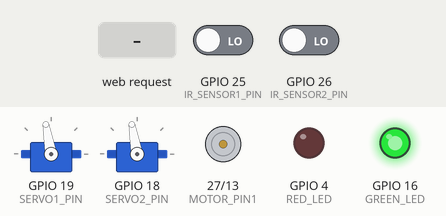
Simulated run of this sketch. Board: ESP32. On the bench: 2 × servo, motor-driver pin pairs drawn as motors (green arrow = first pin HIGH = forward, orange = second pin HIGH = backward, longer = more drive, scaled by the enable pin), output pins drawn as LEDs (lit = HIGH). The test bench sets the inputs (shaded band); at power-on: GPIO 25 (IR_SENSOR1_PIN) LOW, GPIO 26 (IR_SENSOR2_PIN) LOW. WiFi joins after 1.5 s; servers stay silent unless stated; what the sketch prints to the serial monitor is not drawn.

Above: at 7.8 s.
7.9 s: GPIO 25 (IR_SENSOR1_PIN) driven HIGH
At 9.2 s:
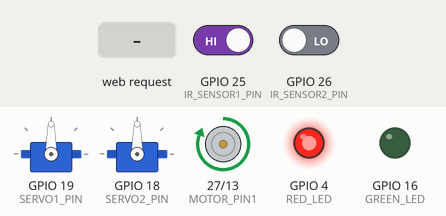
10.4 s: HTTP request GET /raise received
At 18.5 s:
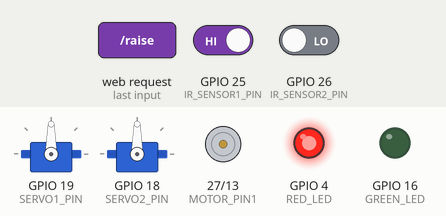
Timing chart, 0 to 19.4 s (numbered marks = the images above; inputs shaded):
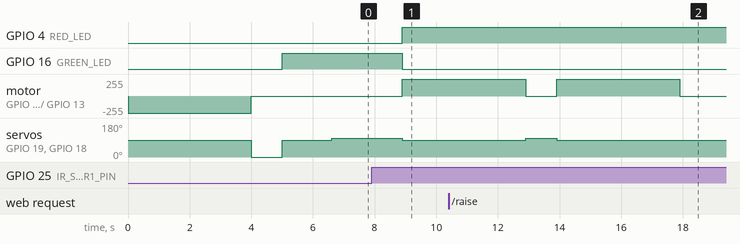

The sketch:

ENGG_Code.ino
```cpp
#include <WiFi.h>
#include <WebServer.h>
#include <ESP32Servo.h>

// ===== Wi-Fi Credentials =====
const char* ssid = "AlanV";
const char* password = "jesalaalv76";

// ===== Pin Definitions =====
#define SERVO1_PIN 19
#define SERVO2_PIN 18
#define MOTOR_PIN1 27
#define MOTOR_PIN2 13
#define MOTOR_ENABLE 14
#define IR_SENSOR1_PIN 25
#define IR_SENSOR2_PIN 26
#define RED_LED 4 // do not change
#define GREEN_LED 16

// ===== Objects =====
Servo servo1;
Servo servo2;
WebServer server(80);

// ===== Bridge States =====
enum BridgeState { LOWERED, OPEN };
BridgeState currentState = LOWERED;

// ===== Variables =====
bool boatDetected = false;
unsigned long lastActionTime = 0;

// ===== Constants =====
const unsigned long MOVE_TIME = 4000;
const unsigned long BOAT_WAIT_TIME = 3000;

// ===== Function Prototypes =====
void raiseBridge();
void lowerBridge();
void stopMotor();
void stopServos();
void setTrafficLight(int activeLED);
void handleRoot();
void handleRaise();
void handleLower();
void handleStatus();
void updateWebPage();

// ===== Setup =====
void setup() {
  Serial.begin(115200);

  pinMode(IR_SENSOR1_PIN, INPUT);
  pinMode(IR_SENSOR2_PIN, INPUT);
  pinMode(RED_LED, OUTPUT);
  pinMode(GREEN_LED, OUTPUT);
  pinMode(MOTOR_PIN1, OUTPUT);
  pinMode(MOTOR_PIN2, OUTPUT);
  pinMode(MOTOR_ENABLE, OUTPUT);

  servo1.attach(SERVO1_PIN);
  servo2.attach(SERVO2_PIN);

  // Start with bridge lowered (green, gates open)
  lowerBridge();

  // Wi-Fi Setup
  WiFi.begin(ssid, password);
  Serial.print("Connecting to Wi-Fi");
  while (WiFi.status() != WL_CONNECTED) {
    delay(400);
    Serial.print(".");
  }
  Serial.println("\nConnected!");
  Serial.print("IP Address: ");
  Serial.println(WiFi.localIP());

  // Web routes
  server.on("/", handleRoot);
  server.on("/raise", handleRaise);
  server.on("/lower", handleLower);
  server.on("/status", handleStatus);
  server.begin();

  Serial.println("Web server started");

  servo1.write(100);
  servo2.write(100);
}

// ===== Loop =====
void loop() {
  server.handleClient();

  // Check sensors
  boatDetected = (digitalRead(IR_SENSOR1_PIN) == HIGH || digitalRead(IR_SENSOR2_PIN) == HIGH);

  // Auto operation
  if (boatDetected && currentState == LOWERED) {
    raiseBridge();
  } else if (!boatDetected && currentState == OPEN && millis() - lastActionTime > BOAT_WAIT_TIME) {
    lowerBridge();
  }
}

// ===== Actions =====
void raiseBridge() {
  Serial.println("Raising bridge...");
  currentState = OPEN;
  lastActionTime = millis();

  // Close boom gates
  servo1.write(100);
  servo2.write(100);
  delay(1000);
  stopServos();

  // Turn light red
  setTrafficLight(RED_LED);

  // Run motor to raise
  digitalWrite(MOTOR_PIN1, HIGH);
  digitalWrite(MOTOR_PIN2, LOW);
  analogWrite(MOTOR_ENABLE, 255);
  delay(MOVE_TIME);
  stopMotor();

  Serial.println("Bridge raised.");
  updateWebPage();
}

void lowerBridge() {
  Serial.println("Lowering bridge...");
  currentState = LOWERED;
  lastActionTime = millis();

  // Run motor to lower
  digitalWrite(MOTOR_PIN1, LOW);
  digitalWrite(MOTOR_PIN2, HIGH);
  analogWrite(MOTOR_ENABLE, 255);
  delay(MOVE_TIME);
  stopMotor();

  // Open boom gates
  servo1.write(0);
  servo2.write(0);
  delay(1000);
  stopServos();

  // Green light
  setTrafficLight(GREEN_LED);
  Serial.println("Bridge lowered.");
  updateWebPage();
}

void stopMotor() {
  analogWrite(MOTOR_ENABLE, 0);
  digitalWrite(MOTOR_PIN1, LOW);
  digitalWrite(MOTOR_PIN2, LOW);
}

void stopServos() {
  servo1.write(90);
  servo2.write(90);
}

void setTrafficLight(int activeLED) {
  digitalWrite(RED_LED, activeLED == RED_LED ? HIGH : LOW);
  digitalWrite(GREEN_LED, activeLED == GREEN_LED ? HIGH : LOW);
}

// ===== Web UI =====
void handleRoot() { updateWebPage(); }

void handleRaise() {
  raiseBridge();
  server.send(200, "text/plain", "Bridge Raised");
}

void handleLower() {
  lowerBridge();
  server.send(200, "text/plain", "Bridge Lowered");
}

void handleStatus() {
  String state = (currentState == LOWERED) ? "LOWERED" : "OPEN";
  String light = digitalRead(GREEN_LED) ? "GREEN" : "RED";

  String json = "{";
  json += "\"state\":\"" + state + "\",";
  json += "\"boatDetected\":" + String(boatDetected ? "true" : "false") + ",";
  json += "\"light\":\"" + light + "\"";
  json += "}";
  server.send(200, "application/json", json);
}

void updateWebPage() {
  String html = R"rawliteral(
  <!DOCTYPE html><html><head>
  <meta name='viewport' content='width=device-width, initial-scale=1.0'>
  <title>Smart Bridge</title>
  <style>
    body { font-family: Arial; text-align: center; background: #f0f0f0; }
    button {
      width: 160px; height: 50px; margin: 10px; font-size: 18px;
      border: none; border-radius: 10px; cursor: pointer;
    }
    .raise { background: #d9534f; color: white; }
    .lower { background: #5cb85c; color: white; }
    .status { font-size: 18px; margin-top: 15px; font-weight: bold; }
    .info { margin-top: 10px; font-size: 16px; }
  </style></head><body>
  <h2>🌉 Smart Bridge Control</h2>
  <button class='raise' onclick="location.href='/raise'">Raise Bridge</button>
  <button class='lower' onclick="location.href='/lower'">Lower Bridge</button>
  <div class='status'>Bridge Status: )rawliteral";

  // Bridge state
  html += (currentState == LOWERED) ? "<span style='color:green'>LOWERED</span>" :
                                      "<span style='color:red'>OPEN</span>";
  html += R"rawliteral(</div>)rawliteral";

  // Boom gate state
  String gateState = (servo1.read() == 0 && servo2.read() == 0) ? "OPEN" : "CLOSED";
  html += "<div class='info'>Boom Gates: " + gateState + "</div>";

  // Traffic light
  String lightState = digitalRead(GREEN_LED) ? "GREEN" : "RED";
  html += "<div class='info'>Traffic Light: " + lightState + "</div>";

  // Sensor
  String sensorState = boatDetected ? "Boat detected" : "No boat detected";
  html += "<div class='info'>Sensor: " + sensorState + "</div>";

  html += R"rawliteral(</body></html>)rawliteral";

  server.send(200, "text/html", html);
}
```

Measured:
- after the input at 7.9 s, GPIO 4 (RED_LED): LOW → HIGH after 1.0 s; GPIO 16 (GREEN_LED): HIGH → LOW after 1.0 s; motor on GPIO 27 (MOTOR_PIN1) / GPIO 13 (MOTOR_PIN2): stopped → forward 255/255 after 1.0 s; servo on GPIO 19 (SERVO1_PIN), servo on GPIO 18 (SERVO2_PIN): 100° → 90° after 1.0 s
- after the input at 10.4 s, servo on GPIO 19 (SERVO1_PIN), servo on GPIO 18 (SERVO2_PIN): 90° → 100° after 2.5 s, → 90° 1.0 s later
